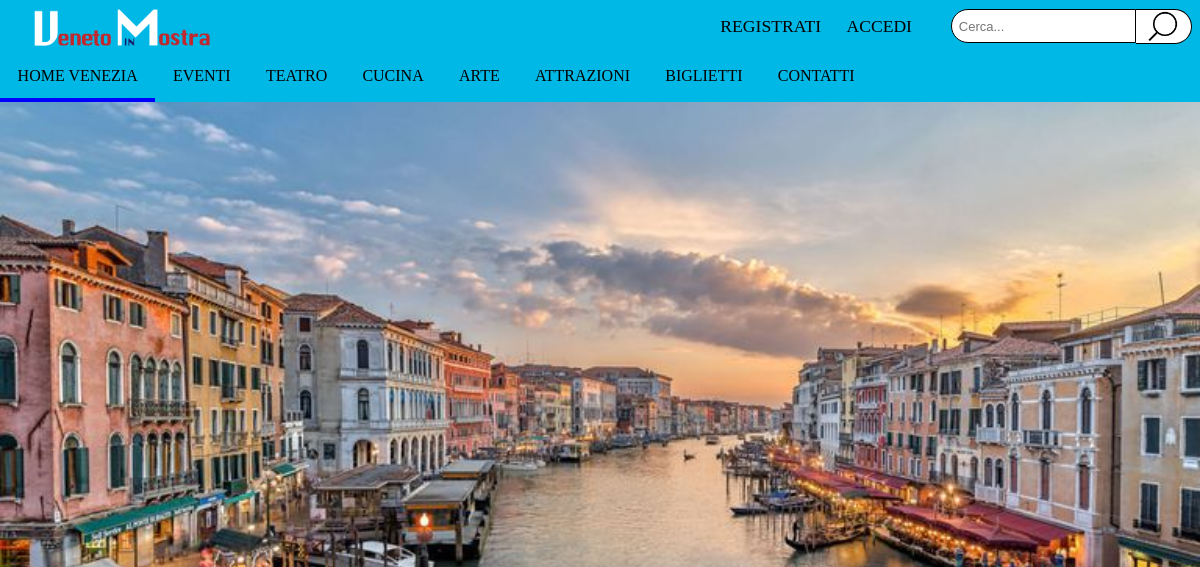
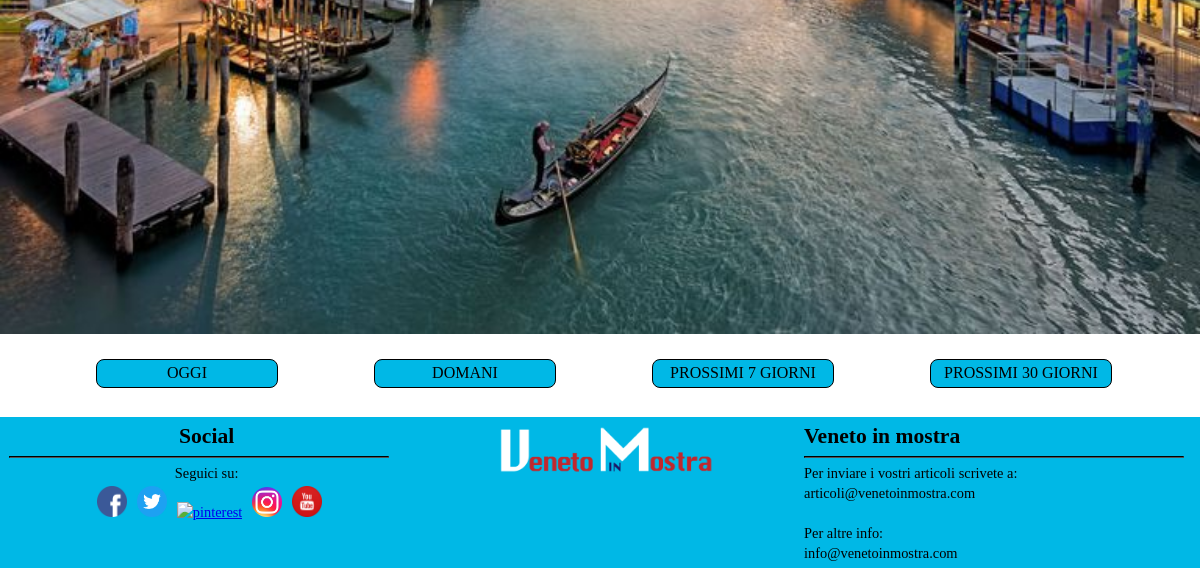
The app's page /index.php?pagina=venezia, older data (2 pictures, top to bottom).
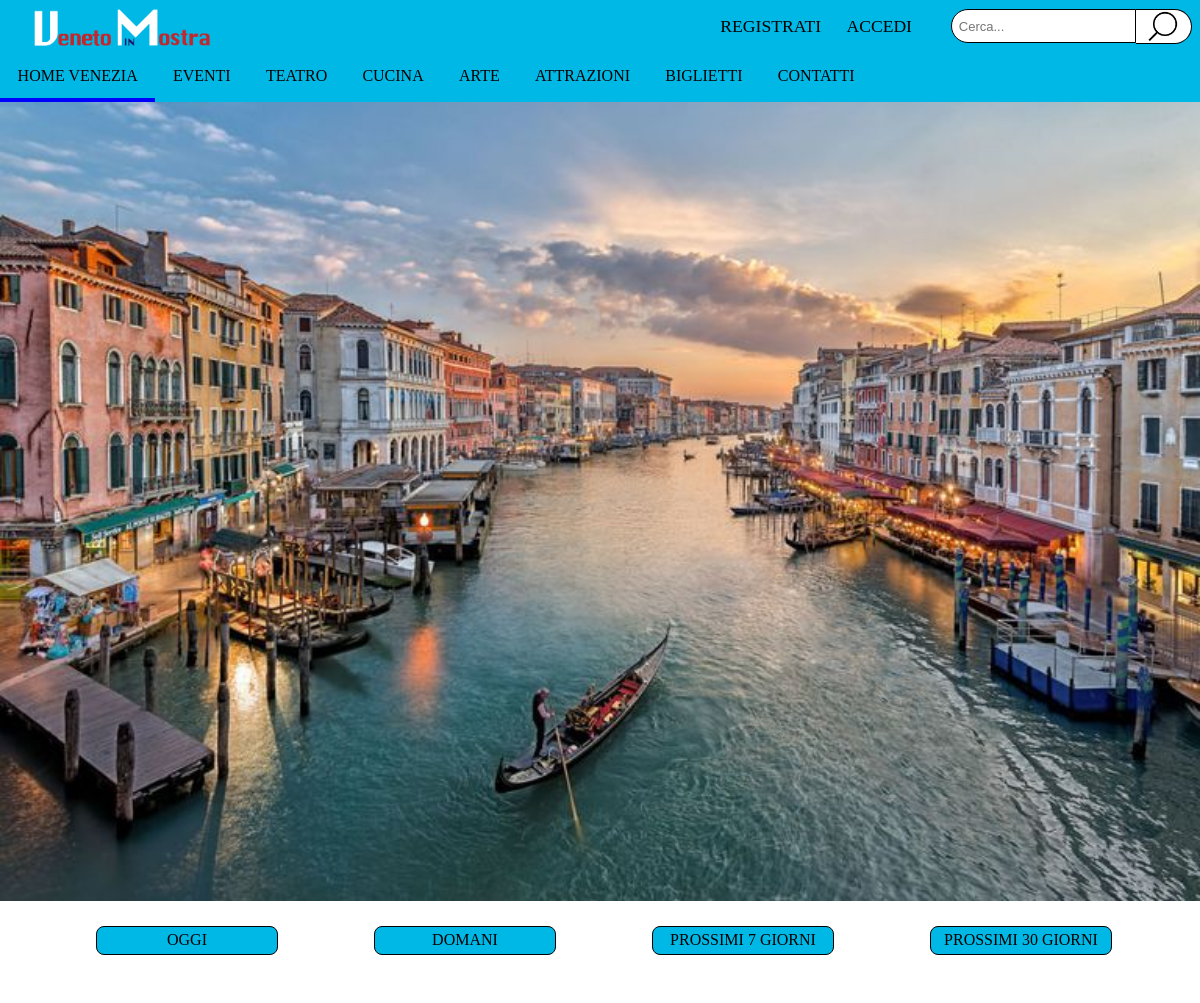
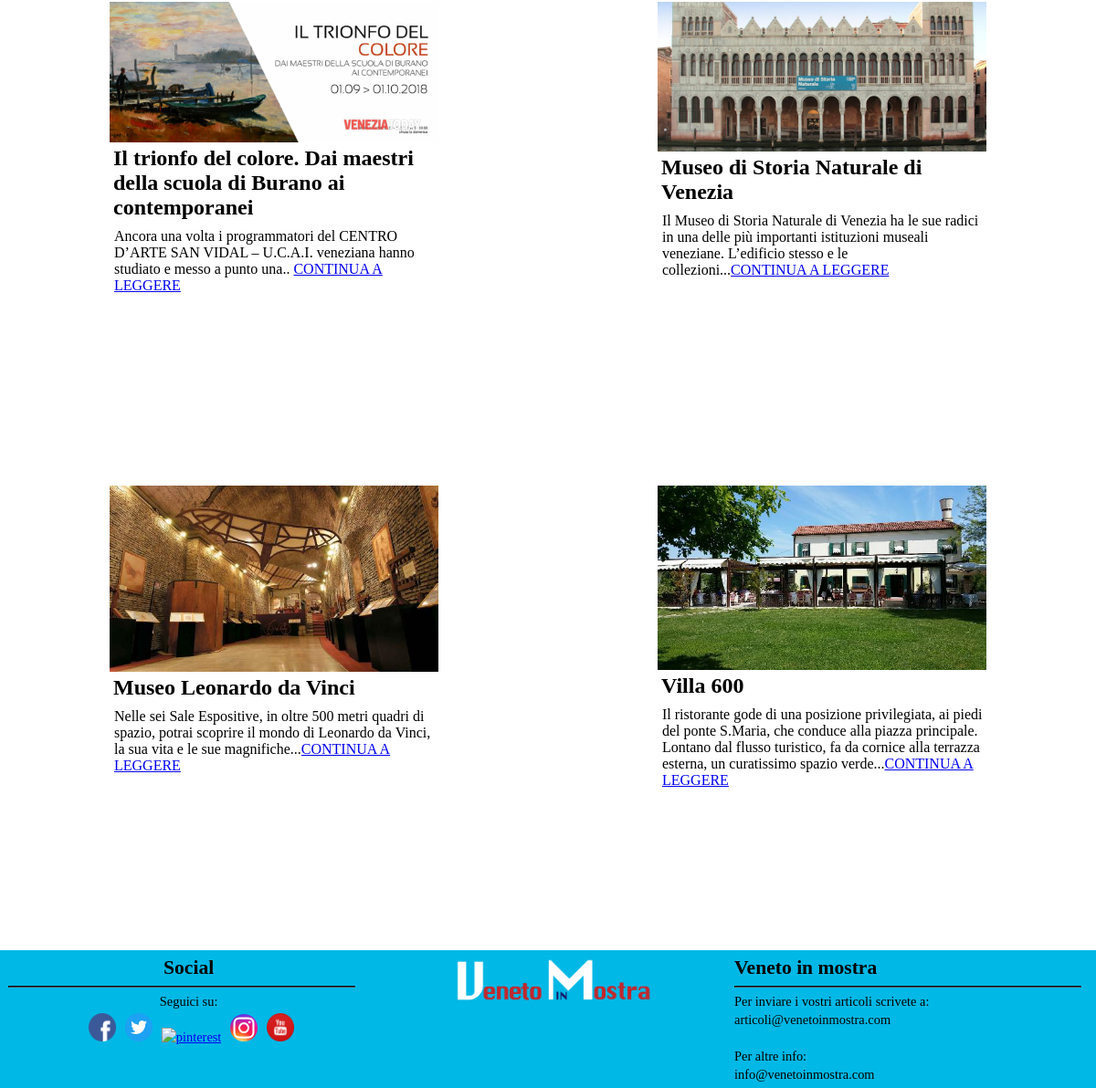
The same page, newer data (2 pictures, top to bottom).
### tables this page shows
CREATE TABLE `home` (
  `citta` varchar(100) NOT NULL,
  `sezione` varchar(100) NOT NULL,
  `titolo` varchar(500) NOT NULL,
  `testo` varchar(500) NOT NULL,
  `img` varchar(500) NOT NULL,
  `alt` varchar(500) NOT NULL
);

### php/notizieHome.php (the view, shortened to what this page needs)
<?php
        $conn = mysqli_connect("localhost", "root", "");
        mysqli_select_db($conn, "db_venetoinmostra");
        $citta = $_SESSION['PAGINA'];
        $result = mysqli_query($conn, "select * from home where citta ='" . $citta ."'");
        $articolo = file_get_contents("html/notizieHome.html");
         while ($riga = mysqli_fetch_array($result, MYSQLI_ASSOC)) {
                $titoloArt = $riga['titolo'];
                $sezione = $riga['sezione'];
                $testo = $riga['testo'];
                $img = $riga['img'];
                $alt = $riga['alt'];
                $link = "../index.php?sez=" . $sezione ;
                $articolo = str_replace('$TITOLOART$', $titoloArt, $articolo);
                $articolo = str_replace('$TESTO$', $testo, $articolo);
                $articolo = str_replace('$ALT$', $alt, $articolo);
                $articolo = str_replace('$IMG$', $img, $articolo);
                $articolo = str_replace('$LINK$', $link, $articolo);
                echo $articolo;
                $articolo = file_get_contents("html/notizieHome.html");
            }
?>

### php/citta.php (shortened to what this page needs)
<?php
        $citta = file_get_contents("html/citta.html");
        $titolo = $_SESSION['PAGINA'];
        $immagine = "images/".$titolo."/".$titolo."Home.jpg";
        $alt = "foto di ".$titolo;
        $citta = str_replace('$TITOLO$', $titolo, $citta);
        $citta = str_replace('$IMGCITTA$', $immagine, $citta);
        $citta = str_replace('$ALT$', $alt, $citta);
        $citta = str_replace('$CITTA$', $titolo, $citta);
        echo $citta;
        include("notizieHome.php");
?>

### index.php (shortened to what this page needs)
<?php
    $pageHome = file_get_contents("home.html");
    $nav1 = file_get_contents("html/NavigationBarUp.html");
    $nav2 = file_get_contents("html/NavigationBarDown.html");
    $bottoniNav1 =file_get_contents("html/bottonea.html");
    $footer = file_get_contents("html/footer.html");
    $pageHome = str_replace('$HEADER$', $nav1, $pageHome);
    if (isset($_SESSION['username'])) {
         $username = $_SESSION['username'];
         $username = strtoupper($username);
         $pageHome = str_replace('$ACCEDI$', "", $pageHome);
         $pageHome = str_replace('$UTENTE$', $username, $pageHome);
    }
    else {
            $pageHome = str_replace('$ACCEDI$', $bottoniNav1, $pageHome);
            $pageHome = str_replace('$UTENTE$', "", $pageHome);
    }
    if(isset($_SESSION['username']) && $username == "ADMIN")
         $pageHome = str_replace('$NUOVIARTICOLI$', "NUOVI ARTICOLI", $pageHome);
    else
         $pageHome = str_replace('$NUOVIARTICOLI$', "", $pageHome);
    if( isset($_GET['pagina']) || isset($_GET['sez']) )     {
            if( isset($_GET['pagina'])) {
                $pag = $_GET['pagina'];
                $titolo = ucfirst($pag);
                $pageHome = str_replace('$TITOLO$', $titolo." | Home", $pageHome);
                include "php/citta.php";
            }
            $page = strtoupper($pag);
            $pageHome = str_replace('$DOWN$', $nav2, $pageHome);
            $pageHome = str_replace('$CITTA$', $pag, $pageHome);
            $pageHome = str_replace('$LUOGO$', $page, $pageHome);
            $risultati = ob_get_clean();
            $pageHome = str_replace('$PAGINA$', $risultati, $pageHome);
            $pageHome = str_replace('$FOOTER$', $footer, $pageHome);
            echo $pageHome;
}
?>

### css/stile.css (style rules this page uses)
* { margin: 0; }
html, body { height: 100%; font-family: verdana; }
body { background-color: #ffffff; }
.upnav { float: left; overflow: hidden; background-color: #00b8e6; position: sticky; width: 100%; height: 3.4em; }
.logo { float: left; margin-left: 2em; margin-top: 8px; height: 40px; width: auto; }
.lenteSearch button { float: right; border: 1.5px; margin-right: 0.625em; margin-top: 9px; border-top-right-radius: 20px; border-bottom-right-radius: 20px; border-style: solid; border-left: #ffffff; background-color: #ffffff; border-color: #000000; width: 4.2em; height: 35px; }
.lenteSearch img { width: 30px; }
.parolaLogin { float: right; margin-top: 0.9em; text-align: center; font-size: 1.1em; margin-right: 0.7em; }
.parolaLogin a:link { color: #000000; text-decoration: none; }
.ricerca input[type=text] { float: right; padding: 3.5px; border: 1.5px; margin-right: 0em; font-size: 13px; border-top-left-radius: 20px; border-bottom-left-radius: 20px; border-style: solid; border-color: black; text-align: left; margin-top: 9px; height: 25px; }
.topnav { float: left; margin-top: 0em; overflow: hidden; background-color: #00b8e6; width: 100%; height: 3em; }
div.topnav { position: -webkit-sticky; position: sticky; top: 0em; }
.topnav a { float: left; display: block; color: #000000; text-align: center; padding: 0.8em 1.1em; text-decoration: none; font-size: 1em; }
.topnav a.active { border-bottom: 0.25em solid #0000ff; }
.footer { float: left; background-color: #00b8e6; width: 100%; bottom: 0em; height: 10.5em; clear: both; margin-top: 2em; font-size: 0.9em; line-height: 1.4; }
.sinistra { float: left; width: 33%; text-align: center; margin-left: 0.6em; margin-top: 0.3em; }
.sinistra img { width: 2.1em; margin-left: 1.5%; margin-top: 0.25em; }
.destra { float: right; width: 33%; text-align: left; margin-top: 0.3em; }
.centro { margin-left: 34%; text-align: center; }
.centro img { width: 15em; margin-top: 0.6em }
hr { margin-right: 4%; margin-top: 0.3em; margin-bottom: 0.3em; height: 0.5px; background: #000000; border-color: #000000 }
.contenitore { min-height: 100%; height: auto !important; height: 100%; margin: 0 auto -10em; }
.spingiGiu { height: 10em; clear: both; }
.bottoniEventi a { float: left; width: 15%; height: auto; margin-top: 1.3em; margin-left: 8%; color: black; border: 1px solid #000000; background-color: #00b8e6; font-size: 1em; text-align: center; border-radius: 8px; padding-top: 0.3em; padding-bottom: 0.3em; }
.bottoniEventi a:link { color: #000000; text-decoration: none; }
.articoloHome { float: left; width: 50%; margin-top: 50px; }
.boxArticoloHome { margin-left: 20%; width: 60%; height: 30em; }
.immagineArticoloHome { width: 100%; float: left; }
.immagineArticoloHome img { float: left; width: 100%; }
.titoloArticoloHome { float: left; width: 100%; padding: 4px; text-align: left; }
.testoArticoloHome { float: left; width: 100%; padding: 5px; }

Row changes from the older to the newer data that the page shows:
added home: sezione+img+alt (picture), articolo "Il trionfo del colore. Dai maestri della scuola di Burano ai contemporanei Ancora una volta i programmatori del CENTRO D’ARTE SAN VIDAL – U.C.A.I. veneziana hanno studiato e messo a punto una.. CONTINUA A LEGGERE"
added home: sezione+img+alt (picture), articolo "Museo di Storia Naturale di Venezia Il Museo di Storia Naturale di Venezia ha le sue radici in una delle più importanti istituzioni museali veneziane. L’edificio stesso e le collezioni... CONTINUA A LEGGERE"
added home: sezione+img+alt (picture), articolo "Museo Leonardo da Vinci Nelle sei Sale Espositive, in oltre 500 metri quadri di spazio, potrai scoprire il mondo di Leonardo da Vinci, la sua vita e le sue magnifiche... CONTINUA A LEGGERE"
added home: sezione+img+alt (picture), articolo "Villa 600 Il ristorante gode di una posizione privilegiata, ai piedi del ponte S.Maria, che conduce alla piazza principale. Lontano dal flusso turistico, fa da cornice alla terrazza esterna, un curatissimo spazio verde... CONTINUA A LEGGERE"
